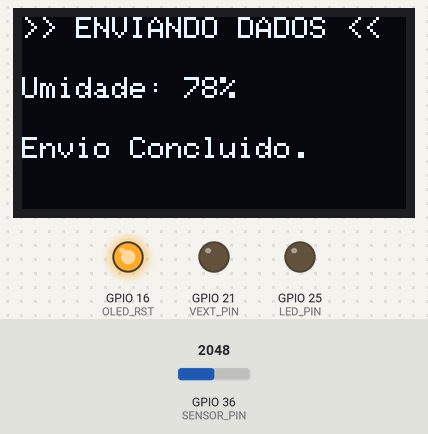
The sketch below on a simulated ESP32. On the bench: 128×64 one-colour display, output pins drawn as LEDs (lit = HIGH). The inputs (shaded band) are chosen by the test bench; at power-on: GPIO 36 (SENSOR_PIN) = 2048. No radio packets arrive unless stated.

Above: at 1.3 s.
1.4 s: GPIO 36 (SENSOR_PIN) set to 2866
At 10.34 s:
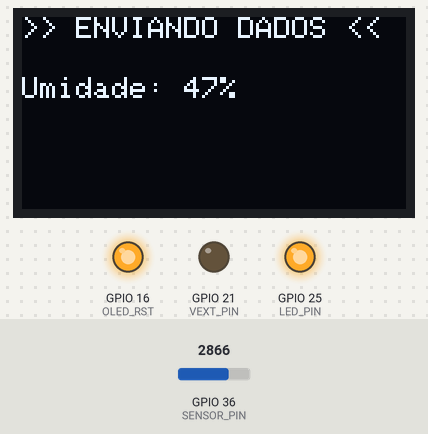
11.9 s: GPIO 36 (SENSOR_PIN) set to 3603
At 21.1 s:
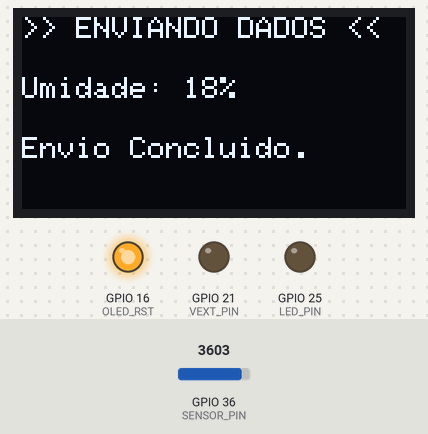
22.0 s: GPIO 36 (SENSOR_PIN) set to 4095
At 31.6 s:
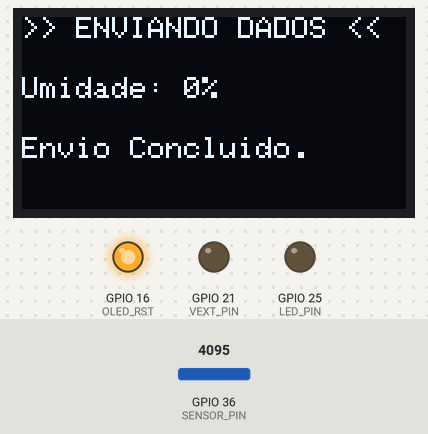
Timing chart, 0 to 33.1 s (numbered marks = the images above; inputs shaded):
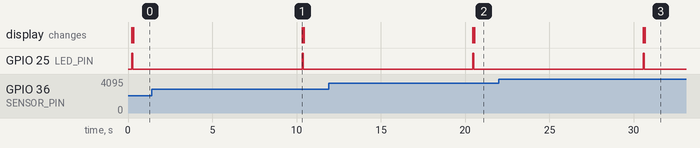

Measured:
- after the input at 1.4 s, the display: changes after 8.9 s (image 1)
- after the input at 11.9 s, the display: first changes after 8.5 s (image 2 shows a later state)
- after the input at 22.0 s, the display: first changes after 8.6 s (image 3 shows a later state)

The sketch:

transmissor_esp32_v2.ino
```cpp
#include <Wire.h>
#include <Adafruit_GFX.h>
#include <Adafruit_SSD1306.h>
#include <SPI.h>
#include <LoRa.h>

// --- Configurações Heltec V2 (Display e LED) ---
#define OLED_SDA 4
#define OLED_SCL 15
#define OLED_RST 16
#define SCREEN_WIDTH 128
#define SCREEN_HEIGHT 64
#define VEXT_PIN 21
#define LED_PIN 25 // Pino do LED embutido

// --- Configurações Heltec V2 (LoRa) ---
#define LORA_SCK 5
#define LORA_MISO 19
#define LORA_MOSI 27
#define LORA_SS 18
#define LORA_RST 14
#define LORA_DI0 26
#define LORA_BAND 915E6

// --- Configurações do Sensor ---
#define SENSOR_PIN 36
const int valorSeco = 4095;
const int valorMolhado = 1500;

Adafruit_SSD1306 display(SCREEN_WIDTH, SCREEN_HEIGHT, &Wire, OLED_RST);

void setup() {
  Serial.begin(115200);

  pinMode(LED_PIN, OUTPUT);
  pinMode(VEXT_PIN, OUTPUT);
  digitalWrite(VEXT_PIN, LOW);
  delay(50);

  pinMode(OLED_RST, OUTPUT);
  digitalWrite(OLED_RST, LOW);
  delay(20);
  digitalWrite(OLED_RST, HIGH);
  delay(50);

  Wire.begin(OLED_SDA, OLED_SCL);
  display.begin(SSD1306_SWITCHCAPVCC, 0x3C, false, false);

  display.clearDisplay();
  display.setTextColor(WHITE);
  display.setTextSize(1);
  display.setCursor(0,0);
  display.println("Iniciando Slave...");
  display.display();

  SPI.begin(LORA_SCK, LORA_MISO, LORA_MOSI, LORA_SS);
  LoRa.setPins(LORA_SS, LORA_RST, LORA_DI0);
  if (!LoRa.begin(LORA_BAND)) {
    display.println("Erro LoRa!");
    display.display();
    while (true);
  }

  pinMode(SENSOR_PIN, INPUT);
}

void loop() {
  int leituraAnalogica = analogRead(SENSOR_PIN);
  int umidadePercentual = map(leituraAnalogica, valorSeco, valorMolhado, 0, 100);
  umidadePercentual = constrain(umidadePercentual, 0, 100);

  String payload = "NODE_1:" + String(umidadePercentual);

  // --- INDICATIVO DE ENVIO: Atualiza Tela e Acende LED ---
  display.clearDisplay();
  display.setCursor(0, 0);
  display.println(">> ENVIANDO DADOS <<");
  display.setCursor(0, 20);
  display.print("Umidade: ");
  display.print(umidadePercentual);
  display.println("%");
  display.display();

  digitalWrite(LED_PIN, HIGH); // Liga o LED

  LoRa.beginPacket();
  LoRa.print(payload);
  LoRa.endPacket();

  digitalWrite(LED_PIN, LOW); // Apaga o LED

  // Atualiza tela para modo de espera
  display.setCursor(0, 40);
  display.println("Envio Concluido.");
  display.display();

  delay(10000);
}
```
